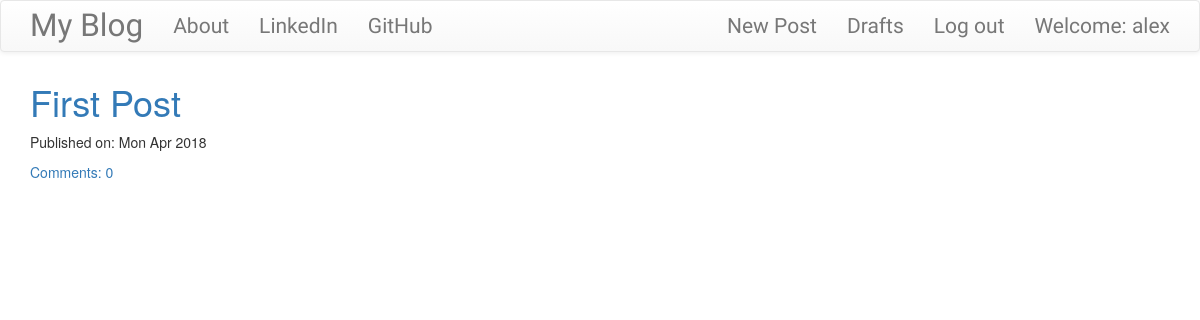
The app's page / (signed in), older data.
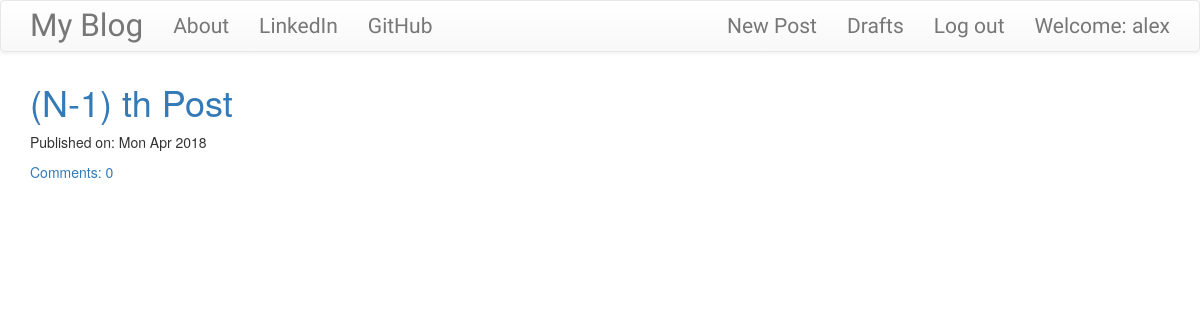
The same page, newer data.
### blog/models.py (models this page shows, shortened)
class Post(models.Model):
    author = models.ForeignKey('auth.User')
    title = models.CharField(max_length=200)
    text = models.TextField()
    created_date = models.DateTimeField(default=timezone.now)
    published_date = models.DateTimeField(blank=True, null=True)
    def approve_comments(self):
        return self.comments.filter(approved_comment=True)

### blog/views.py (the view)
# urls.py: url(r'^$',views.PostListView.as_view(),name='post_list'),
class PostListView(ListView):
    model = Post
    def get_queryset(self):
        return Post.objects.filter(published_date__lte=timezone.now()).order_by('-published_date')

### blog/templates/blog/post_list.html
{% extends 'blog/base.html' %}
{% block content %}
<div class="centerstage">
  {% for post in post_list %}
    <div class="post">
      <h1><a href="{% url 'post_detail' pk=post.pk %}">{{ post.title }}</a></h1>
      <div class="date">
        <p>Published on: {{ post.published_date|date:"D M Y"}}</p>
      </div>
      <a href="{% url 'post_detail' pk=post.pk %}">Comments: {{ post.approve_comments.count }}</a>
    </div>
  {% endfor %}
</div>
{% endblock %}

Row changes from the older to the newer data that the page shows:
changed Post: title "First Post" → "(N-1) th Post"
